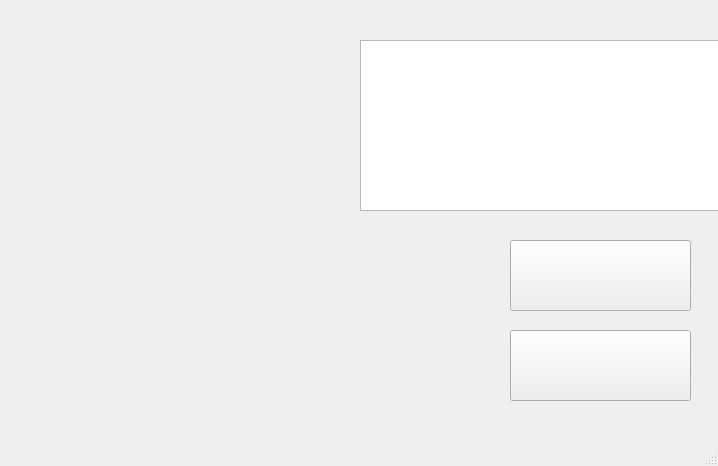
<?xml version="1.0" encoding="UTF-8"?>
<ui version="4.0">
 <class>Menu</class>
 <widget class="QMainWindow" name="Menu">
  <property name="geometry">
   <rect>
    <x>0</x>
    <y>0</y>
    <width>718</width>
    <height>466</height>
   </rect>
  </property>
  <property name="windowTitle">
   <string>MainWindow</string>
  </property>
  <property name="styleSheet">
   <string notr="true"/>
  </property>
  <widget class="QWidget" name="centralwidget">
   <widget class="QWidget" name="widget" native="true">
    <property name="geometry">
     <rect>
      <x>0</x>
      <y>0</y>
      <width>721</width>
      <height>441</height>
     </rect>
    </property>
    <property name="styleSheet">
     <string notr="true">border-image: url(:/img/img/fondo.jpg);</string>
    </property>
    <widget class="QGraphicsView" name="graphicsView">
     <property name="enabled">
      <bool>true</bool>
     </property>
     <property name="geometry">
      <rect>
       <x>360</x>
       <y>40</y>
       <width>361</width>
       <height>171</height>
      </rect>
     </property>
     <property name="styleSheet">
      <string notr="true">border-image: url(:/img/img/titulo.png);</string>
     </property>
    </widget>
    <widget class="QPushButton" name="play">
     <property name="geometry">
      <rect>
       <x>510</x>
       <y>240</y>
       <width>181</width>
       <height>71</height>
      </rect>
     </property>
     <property name="styleSheet">
      <string notr="true">border-image: url(:/img/img/play.png);</string>
     </property>
     <property name="text">
      <string/>
     </property>
    </widget>
    <widget class="QPushButton" name="exit">
     <property name="geometry">
      <rect>
       <x>510</x>
       <y>330</y>
       <width>181</width>
       <height>71</height>
      </rect>
     </property>
     <property name="styleSheet">
      <string notr="true">border-image: url(:/img/img/exit.png);</string>
     </property>
     <property name="text">
      <string/>
     </property>
    </widget>
    <widget class="QLabel" name="label">
     <property name="geometry">
      <rect>
       <x>80</x>
       <y>310</y>
       <width>261</width>
       <height>81</height>
      </rect>
     </property>
     <property name="styleSheet">
      <string notr="true">border-image: url(:/img/img/press.png);</string>
     </property>
     <property name="text">
      <string/>
     </property>
    </widget>
   </widget>
  </widget>
  <widget class="QStatusBar" name="statusbar"/>
 </widget>
 <resources/>
 <connections/>
</ui>
